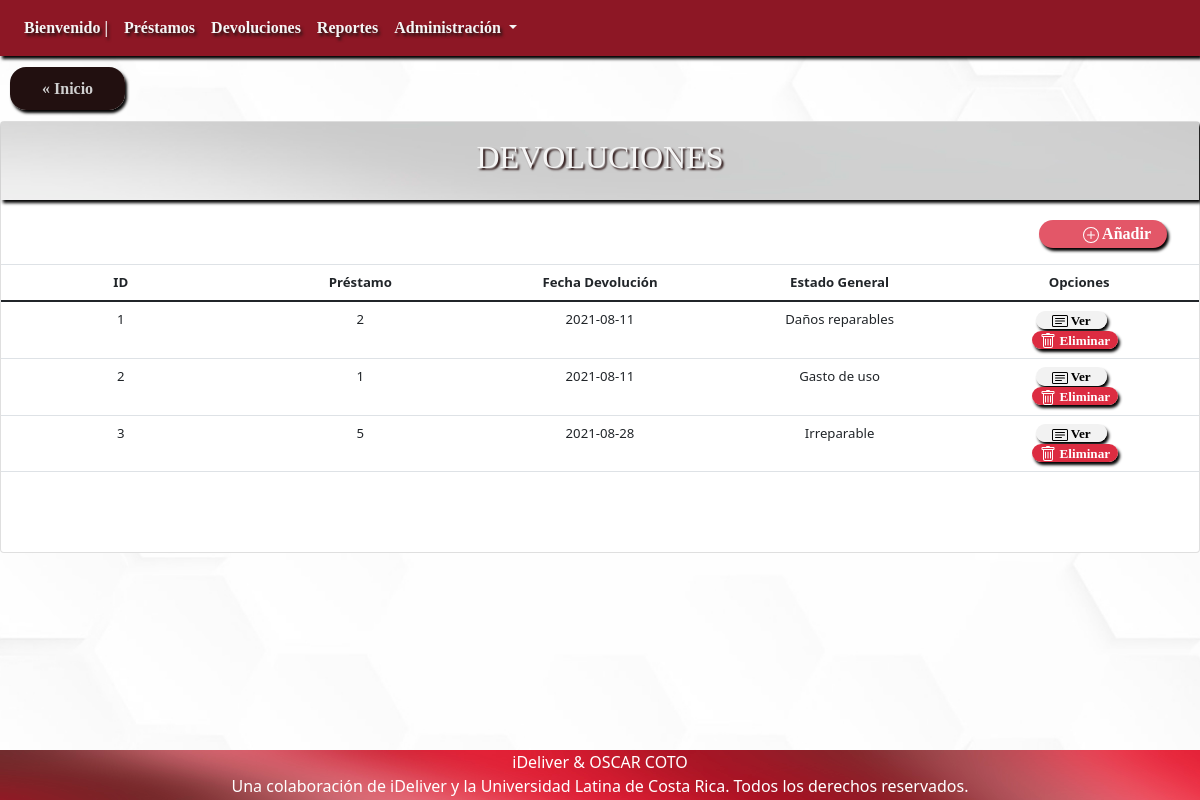
/?c=detalleAllDevolucion, run on the app's committed database.
### tables this page shows
CREATE TABLE `devolucion` (
  `idDevolucion` int(11) NOT NULL,
  `idPrestamo` int(11) NOT NULL,
  `fechaRealDevolucion` date DEFAULT current_timestamp(),
  `idEstadoDevolucionGeneral` int(11) NOT NULL
);

CREATE TABLE `estadodevoluciongeneral` (
  `idEstadoDevolucionGeneral` int(11) NOT NULL,
  `descripcionEstadoDevolucionGeneral` varchar(50) DEFAULT NULL
);

### Controller/detalleAllDevolucion.php (called while the page is built, shortened)
<?php
include 'model/Devolucion.php';
$Devolucion = new Devolucion();
$allDevolucion = $Devolucion->seleccionarAllDevolucion();
    $EstadoDevGnrl = new EstadoDevolucionGen();
    $allEstadoDevGnrl = $EstadoDevGnrl->seleccionarAllEstadoDevolucionGen();
    include 'view/VerAllDevolucion.php';

### Model/Devolucion.php (called while the page is built, shortened)
<?php
include_once "model/EstadoDevolucionGeneral.php";
class Devolucion {
    public function __construct($idDevolucion = 0, $idPrestamo = 0,$fechaRealDevolucion = "",$idEstadoDevolucionGeneral= 0) {
        $this->idDevolucion = $idDevolucion;
        $this->idPrestamo = $idPrestamo;
        $this->fechaRealDevolucion = $fechaRealDevolucion;
        $this->idEstadoDevolucionGeneral = $idEstadoDevolucionGeneral;
    }
    function seleccionarAllDevolucion() {
        $query = "SELECT * FROM devolucion";
        $pdo = new Connection();
        $pdo = $pdo->open();
        $result = $pdo->query($query);
        $rows = [];
        foreach ($result->fetchAll() as $row) {
            $rows[] = new Devolucion($row['idDevolucion'], $row['idPrestamo'],$row['fechaRealDevolucion'],$row['idEstadoDevolucionGeneral']);
        }
        return $rows;
    }
}

### Model/EstadoDevolucionGeneral.php (called while the page is built, shortened)
<?php
class EstadoDevolucionGen {
    public function __construct($idEstadoDevolucionGeneral = 0, $descripcionEstadoDevolucionGeneral = "") {
        $this->idEstadoDevolucionGeneral = $idEstadoDevolucionGeneral;
        $this->descripcionEstadoDevolucionGeneral = $descripcionEstadoDevolucionGeneral;
    }
    function seleccionarAllEstadoDevolucionGen() {
        $query = "SELECT * FROM estadodevoluciongeneral";
        $pdo = new Connection();
        $pdo = $pdo->open();
        $result = $pdo->query($query);
        $rows = [];
        foreach ($result->fetchAll() as $row) {
            $rows[] = new EstadoDevolucionGen($row['idEstadoDevolucionGeneral'], $row['descripcionEstadoDevolucionGeneral']);
        }
        return $rows;
    }
}

### View/verAllDevolucion.php (the view, shortened to what this page needs)
<div class="upside">
    <a href="index.php" class="Inicio">« Inicio</a>
</div>
<div class="card" id="ListaCompleta">
    <div class="card-title">
        <h2> DEVOLUCIONES</h2>
    </div>
    <div class="card-subtitle" id="Add">
        <a href="?c=crearDevolucion" class="add">
         Añadir
        </a>
    </div>
    <table class="table">
        <thead>
            <tr>
                <th scope="col">ID</th>
                <th scope="col">Préstamo</th>
                <th scope="col">Fecha Devolución</th>
                <th scope="col">Estado General</th>
                <th scope="col">Opciones</th>
            </tr>
        </thead>
        <tbody>
        <?php
        foreach ($allDevolucion as $value) {
        ?>
            <tr>
                <td><?php echo $value->idDevolucion; ?></td>
                <td><?php echo $value->idPrestamo; ?></td>
                <td><?php echo $value->fechaRealDevolucion; ?></td>
                <?php foreach ($allEstadoDevGnrl as $valor2) { if ($value->idEstadoDevolucionGeneral == $valor2->idEstadoDevolucionGeneral){ ?>
                    <td><?php echo $valor2->descripcionEstadoDevolucionGeneral	; ?></td>
                <?php } } ?>
                <td>
                <a class="ver" id="ver" href="?c=detalleDevolucion&idDevolucion=<?php echo $value->idDevolucion; ?>">
                 Ver
                <br>
                </a>
                <a class="eliminar" id="eliminar" href="?c=eliminarDevolucion&idDevolucion=<?php echo $value->idDevolucion; ?>">
                 Eliminar
                </a>
                </td>
            </tr>
        <?php } ?>
        </tbody>
    </table>
</div>

### index.php (shortened to what this page needs)
<!DOCTYPE html>
<html>
    <head>
        <link rel="stylesheet" href="https://maxcdn.bootstrapcdn.com/bootstrap/4.0.0/css/bootstrap.min.css">
        <link href="https://cdn.jsdelivr.net/npm/bootstrap@5.0.0-beta1/dist/css/bootstrap.min.css" rel="stylesheet">
        <link rel="stylesheet" href="css/style.css">
        <link rel="stylesheet" href="css/style1.css">
        <link rel="stylesheet" href="css/style2.css">
    </head>
    <body>
        <?php
        include 'view/header.php';
        if (isset($_GET["c"])) {
            include 'controller/' . $_GET["c"] . '.php';
        } else {
            include 'view/home.php';
        }
        require 'view/footer.php';
        ?>
    </body>
</html>

### View/header.php (shortened to what this page needs)
<nav class="navbar navbar-expand-lg" id = "idheader">
  <div class="collapse navbar-collapse" id="navbarNavDropdown">
    <ul class="navbar-nav">
      <li class="nav-item active">
        <a class="nav-link" href="index.php"> Bienvenido  | <span class="sr-only">(current)</span></a>
      </li>
      <li class="nav-item">
        <a class="nav-link" href="?c=detalleAllPrestamo">Préstamos</a>
      </li>
       <li class="nav-item">
        <a class="nav-link" href="?c=detalleAllDevolucion">Devoluciones</a>
      </li>
      <li class="nav-item">
        <a class="nav-link" href="?c=crearReporte">Reportes</a>
      </li>
      <li class="nav-item dropdown">
        <a class="nav-link dropdown-toggle" href="#" id="navbarDropdownMenuLink" data-toggle="dropdown" aria-haspopup="true" aria-expanded="false">
          Administración
        </a>
      </li>
    </ul>
  </div>
</nav>

### View/footer.php
<footer id="footer" class="footer">
    <p>iDeliver &  OSCAR COTO
    <br>
    Una colaboración de iDeliver y la Universidad Latina de Costa Rica. Todos los derechos reservados.
    </p>
 </footer>

### css/style.css (style rules this page uses)
body { background-image: url("../img/wallpaper.jpg"); background-position: center; background-attachment: fixed; background-size:cover; }
#idheader { background-color: #8d1725; color:white; box-shadow: 2px 3px 3px black; outline: none !important; border: none; }
#idheader .nav-link { font-family: "Georgia"; font-weight: bold; color: whitesmoke ; text-shadow: 2px 3px 3px #2b1515; }
.footer { background-image: url("../img/footer-background.jpg"); position: fixed; bottom: 0; width: 100%; height: 50px; color: white; text-align: center; }
.card { margin: auto; width: 100%; display: flexbox; }
.card .card-title { background-image: url("../img/card-subtitle-wallpaper.jpg"); color: whitesmoke; text-align: center; font-family: "Arial Black"; box-shadow: 2px 3px 3px black; }
.card .card-title h2 { text-shadow: 2px 2px 2px #2b1515; padding: 1rem; }

### css/style1.css (style rules this page uses)
#ListaCompleta { margin-top: 10px; width: inherit; }
#ListaCompleta #Add { padding: 1rem; }
#ListaCompleta .add { float: right; margin-right: 1rem; padding: 0.1rem 1rem; text-align: right; background: #e35768; color: #fff; text-decoration: none; width:8rem; box-shadow: 2px 3px 3px black; font-family: "Georgia"; font-weight: bold; border-radius: 1rem; }
.upside { margin-top: 20px; margin-left: 10px; margin-bottom: 20px; }
.upside .Inicio { margin: auto; padding: 0.8rem 2rem; text-align: center; background: #221010; color: #cfcfcf; text-decoration: none; width: 50%; box-shadow: 2px 3px 3px black; font-family: "Georgia"; font-weight: bold; border-radius: 1rem; }
#ListaCompleta #ver { margin-right: 1rem; padding: 0.1rem 1rem; text-align: center; background: #f2f2f2; color: black; text-decoration: none; width: 8rem; box-shadow: 2px 3px 3px black; font-family: "Georgia"; font-weight: bold; border-radius: 1rem; }
#ListaCompleta #eliminar { margin-right: 0.5rem; padding: 0.1rem 0.5rem; text-align: center; background: #dc2c41; color: white; text-decoration: none; width: 8rem; box-shadow: 2px 3px 3px black; font-family: "Georgia"; font-weight: bold; border-radius: 1rem; }
.table { text-align: center; table-layout: fixed; font-size: 1.1vw; margin-bottom: 5rem; }

### data on the page
devolucion: idDevolucion "1", idPrestamo "2", fechaRealDevolucion "2021-08-11"
estadodevoluciongeneral: descripcionEstadoDevolucionGeneral "Daños reparables"
devolucion: idDevolucion "2", idPrestamo "1", fechaRealDevolucion "2021-08-11"
estadodevoluciongeneral: descripcionEstadoDevolucionGeneral "Gasto de uso"
devolucion: idDevolucion "3", idPrestamo "5", fechaRealDevolucion "2021-08-28"
estadodevoluciongeneral: descripcionEstadoDevolucionGeneral "Irreparable"
